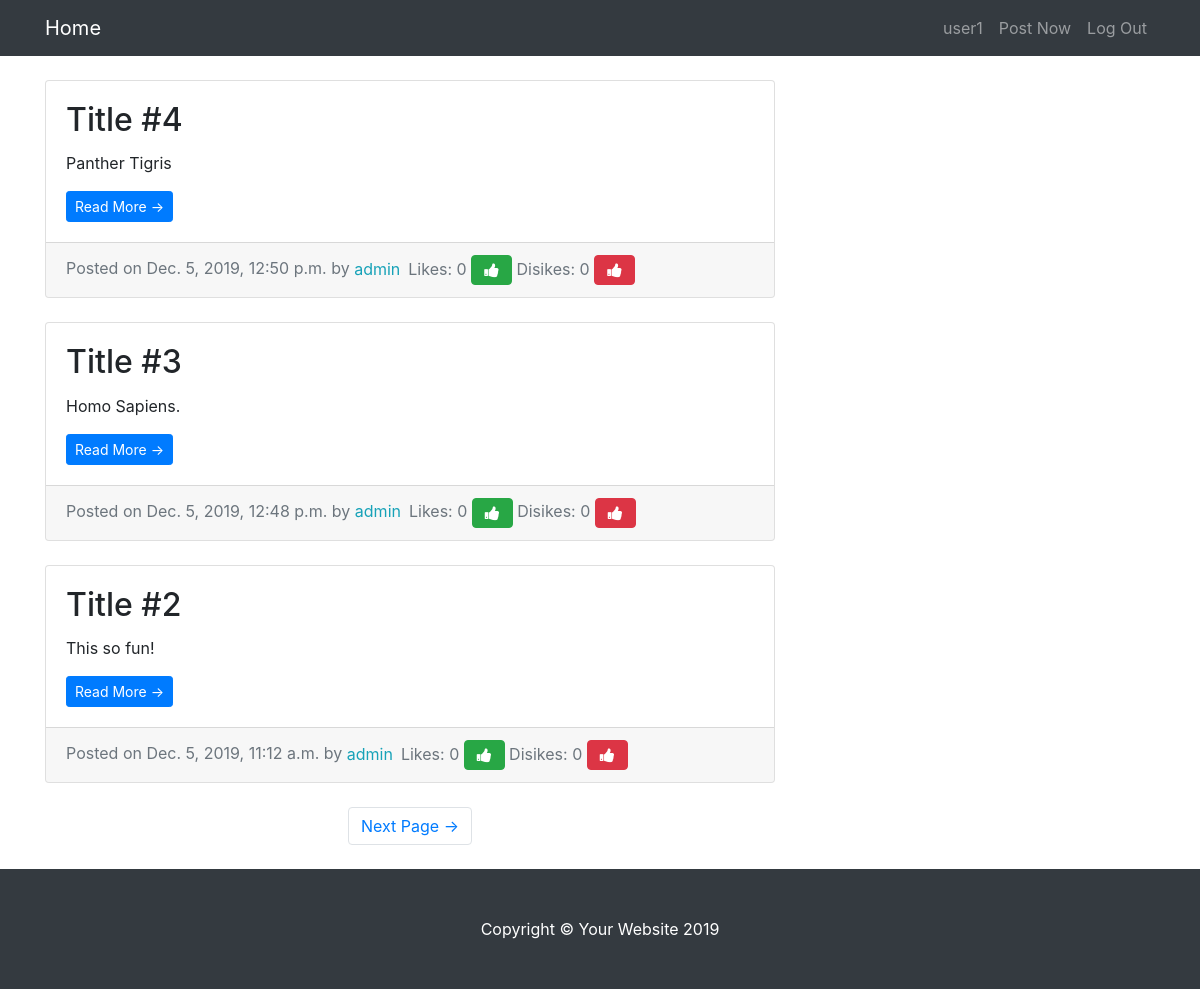
/ (signed in), run on an earlier commit of the app's database.
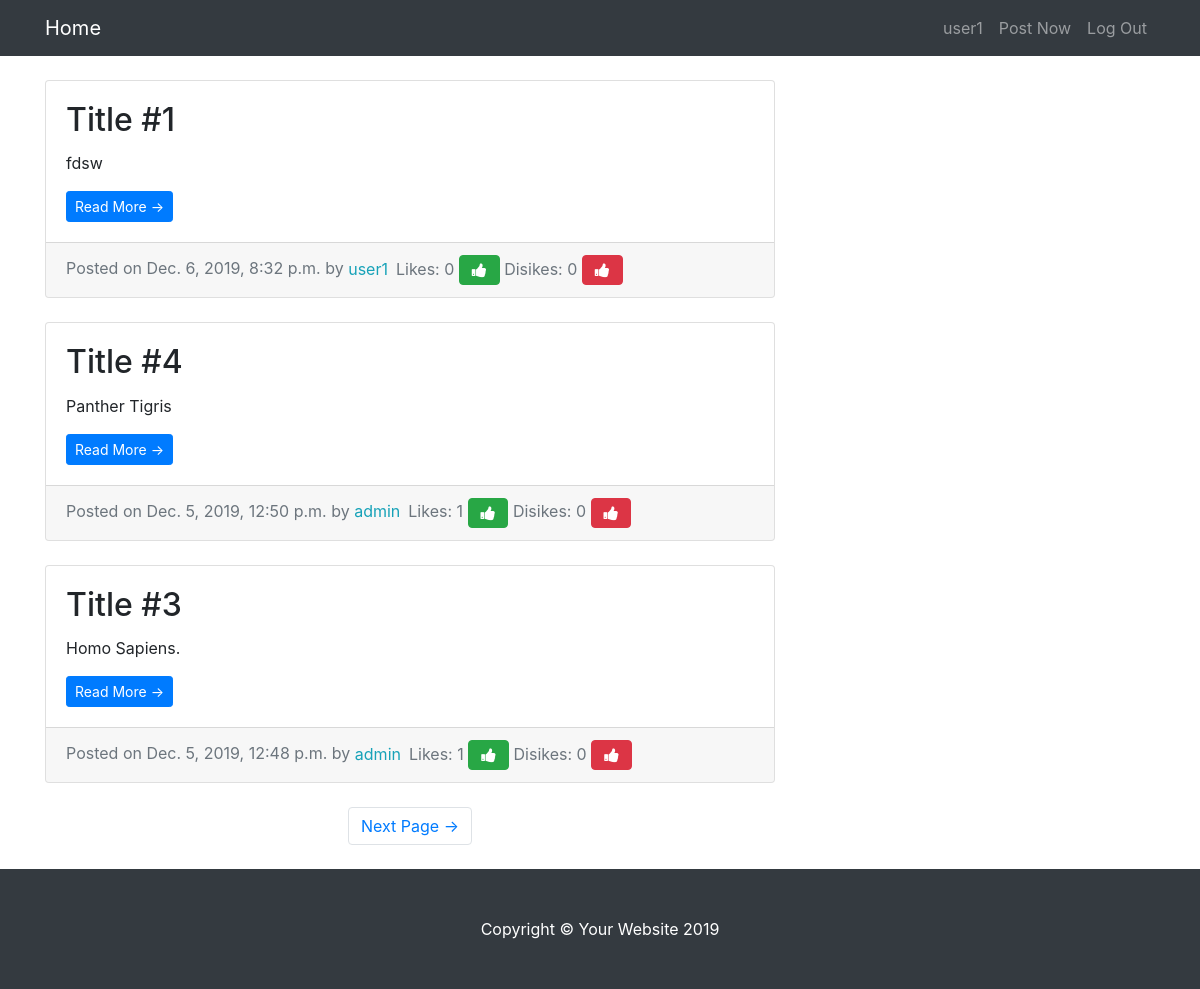
And on a later commit of the database.
### entries/models.py (models this page shows, shortened)
class Entry(models.Model):
    entry_title=models.CharField(max_length=50)
    entry_text=models.TextField()
    entry_date=models.DateTimeField(auto_now_add=True)
    entry_author=models.ForeignKey(User,on_delete=models.CASCADE)
    image=models.FileField(upload_to=upload_location,null=True,blank=True)
    likes=models.ManyToManyField(User,blank=True,related_name="post_likes")
    dislikes=models.ManyToManyField(User,blank=True,related_name="post_dislikes")
    class Meta:
        verbose_name_plural="entries"

### entries/views.py (the view)
# urls.py: path('',HomeView.as_view(),name='blog-home'),
class HomeView(LoginRequiredMixin,ListView):
    model=Entry
    template_name='entries/index.html'
    context_object_name="blog_entries"
    ordering=['-entry_date']
    paginate_by=3

### entries/templates/entries/index.html (shortened to what this page needs)
{% extends "entries/base.html" %}
{% block content %}
<div class="col-md-8">
  {% for entry in blog_entries %}
  <div class="card mb-4 mt-4">
    <div class="card-body">
      <h2 class="card-title">{{ entry.entry_title }}</h2>
      <p class="card-text">{{ entry.entry_text|truncatechars:100 }}</p>
      <div>
        <a href="{% url 'entry-detail' entry.pk %}" class="btn btn-primary btn-sm">Read More &rarr;</a>
      </div>
    </div>
    <div class="card-footer text-muted">
      Posted on {{ entry.entry_date }} by
      <span class= "text-info mr-2">{{ entry.entry_author }}</span><span>Likes: {{entry.likes.count}} <a href="{% url 'entry-like' entry.id %}" class="btn btn-success fa fa-thumbs-up" aria-hidden="true"></a> Disikes: {{entry.dislikes.count}} <a href="{% url 'entry-dislike' entry.id %}" class="btn btn-danger fa fa-thumbs-up" aria-hidden="true"></a></span>
    </div>
  </div>
  {% endfor %}
  {% if is_paginated %}
  <ul class="pagination justify-content-center mb-4">
    {% if page_obj.has_next %}
    <li class="page-item">
      <a class="page-link" href="?page={{page_obj.next_page_number}}">Next Page &rarr;</a>
    </li>
    {% endif %}
  </ul>
  {% endif %}
</div>
{% endblock %}

### entries/templates/entries/base.html (shortened to what this page needs)
{% load static %}
<!DOCTYPE html>
<html lang="en">
<head>
  <link href="{% static 'entries/vendor/bootstrap/css/bootstrap.min.css' %}" rel="stylesheet">
  <link rel="stylesheet" href="https://maxcdn.bootstrapcdn.com/font-awesome/4.4.0/css/font-awesome.min.css">
  <link href="{% static 'entries/css/blog-home.css' %}" rel="stylesheet">
</head>
<body>
  <nav class="navbar navbar-expand-lg navbar-dark bg-dark fixed-top">
    <div class="container">
      <a class="navbar-brand" href="{% url 'blog-home' %}">Home</a>
      <div class="collapse navbar-collapse" id="navbarResponsive">
        <ul class="navbar-nav ml-auto">
          <li class="nav-item">
            <a class="nav-link" href="{% url 'my-entry' %}">{{user.username}}</a>
          </li>
          <li class="nav-item">
            <a class="nav-link" href="{% url 'create_entry' %}">Post Now</a>
          </li>
          <li class="nav-item">
            <a class="nav-link" href="{% url 'logout' %}">Log Out</a>
          </li>
        </ul>
      </div>
    </div>
  </nav>
  <div class="container">
    <div class="row">
      {% block content %}{% endblock %}
    <div class="col-md-4">
      </div>
    </div>
  </div>
  <footer class="py-5 bg-dark">
    <div class="container">
      <p class="m-0 text-center text-white">Copyright &copy; Your Website 2019</p>
    </div>
  </footer>
</body>
</html>

### entries/static/entries/css/blog-home.css (style rules this page uses)
body { padding-top: 56px; }

What changed in the data, as far as the page shows it:
no longer on this page (row unchanged): Entry: entry_title "Title #2", entry_text "This so fun!", entry_date "Dec. 5, 2019, 11:12 a.m.", entry_author "admin", likes.count "0", dislikes.count "0"
added Entry: entry_title "Title #1", entry_text "fdsw", entry_date "Dec. 6, 2019, 8:32 p.m.", entry_author "user1", likes.count "0", dislikes.count "0"
computed for Entry "Title #4": likes.count "0" → "1"
computed for Entry "Title #3": likes.count "0" → "1"
